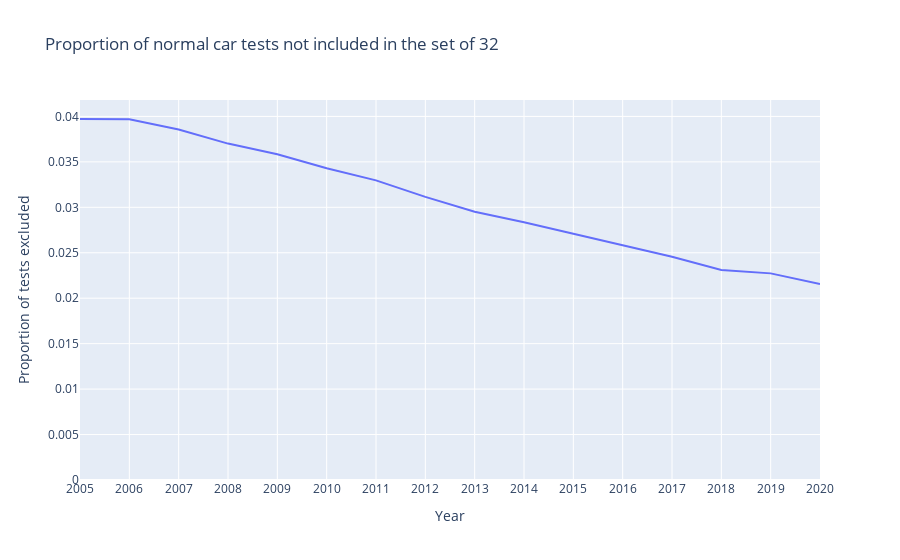

This figure's notebook cell:
### Code cell
fig = px.line(df, y='Proportion of tests excluded', title='Proportion of normal car tests not included in the set of 32')
fig.update_layout(showlegend=False)
fig.update_yaxes(rangemode='tozero')
fig.update_layout({
   'paper_bgcolor': 'rgba(0, 0, 0, 0)',
})
pio.write_image(fig, 'charts/02 - Proportion of normal car tests not included in the set of 32.svg', height=400, width=800)
fig.show()

### Figure 1 — Plotly figure (JSON) as saved in the notebook; plotly's stock layout.template omitted (floating-point values rounded to 4 significant figures)
{"data": [{"hovertemplate": "Year=%{x}<br>Proportion of tests excluded=%{y}<extra></extra>", "legendgroup": "", "line": {"color": "#636efa", "dash": "solid"}, "marker": {"symbol": "circle"}, "mode": "lines", "name": "", "orientation": "v", "showlegend": false, "type": "scatter", "x": ["2005", "2006", "2007", "2008", "2009", "2010", "2011", "2012", "2013", "2014", "2015", "2016", "2017", "2018", "2019", "2020"], "xaxis": "x", "y": [0.03971, 0.03968, 0.03857, 0.03701, 0.03584, 0.03429, 0.03296, 0.03115, 0.02952, 0.02835, 0.02709, 0.0258, 0.02455, 0.0231, 0.02273, 0.02157], "yaxis": "y"}], "layout": {"autosize": true, "legend": {"tracegroupgap": 0}, "paper_bgcolor": "rgba(0, 0, 0, 0)", "showlegend": false, "title": {"text": "Proportion of normal car tests not included in the set of 32"}, "xaxis": {"anchor": "y", "autorange": true, "domain": [0, 1], "range": [0, 15], "title": {"text": "Year"}, "type": "category"}, "yaxis": {"anchor": "x", "autorange": true, "domain": [0, 1], "range": [0, 0.0418], "rangemode": "tozero", "title": {"text": "Proportion of tests excluded"}, "type": "linear"}}}
